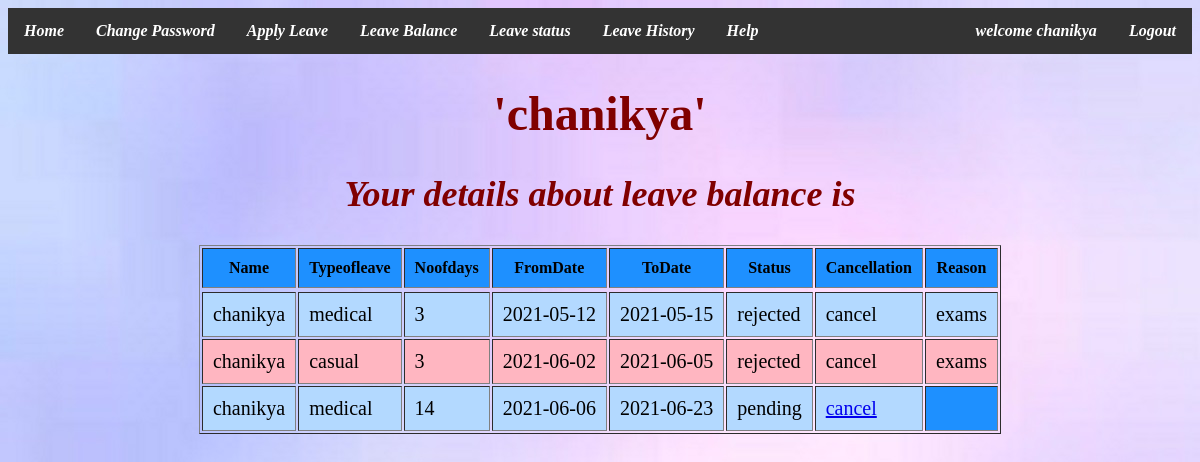
Screenshot of /leavestatus.php (signed in) with the database file from the repository.
### tables this page shows
CREATE TABLE `leavetable` (
  `Name` varchar(20) NOT NULL,
  `Typeofleave` varchar(20) NOT NULL,
  `Noofdays` int(11) NOT NULL,
  `Fromdate` date NOT NULL,
  `Todate` date NOT NULL,
  `Status` varchar(15) NOT NULL,
  `Cancellation` varchar(10) NOT NULL,
  `Leaveid` int(11) NOT NULL
);

CREATE TABLE `reason2` (
  `id` int(11) NOT NULL,
  `reason` varchar(30) NOT NULL
);

### leavestatus.php (the view, shortened to what this page needs)
<html>
<head>
	<link href="sty.css" rel="stylesheet" type="text/css" />
</head>
<body  style="background-image:url(im6.jpg)";>
<i>
<b>
<ul>
  <li><a href="new.html">Home</a></li>
  <li><a href="changepass.php">Change Password</a></li>
  <li><a href="applyleave.php">Apply Leave</a></li>
  <li><a href="leavebal.php">Leave Balance</a></li>
  <li><a href="leavestatus.php">Leave status</a></li>
  <li><a href="leavehistory.php">Leave History</a></li>
  <li><a href="help.php">Help</a></li>
  <li style="float:right"><a href="new.html">Logout</a></li>
  <li style="float:right"><a href="new.html"><?php session_start(); echo "welcome  ".$_SESSION['name']."";?></a></li>
</ul>
</b>
</i>
<center>
<?php
 $con = mysqli_connect('localhost','root','') or die(mysqli_error());
 mysqli_select_db($con,'anu') or die(mysqli_error());
 echo '<font color="#800000" size="5vm">';
echo "<h1>";
 echo "'".$_SESSION['name']."'";
echo "</h1>";
echo "<h2><i>Your details about leave balance is</i><h2>";
 $query="select * from leavetable where name='".$_SESSION['name']."'";
 $result=mysqli_query($con,$query) or die("query failed".mysqli_error());
 echo "<table border='1' cellpadding='10'>";
 echo "<tr>";
 echo "<th>Name</th><th>Typeofleave</th><th>Noofdays</th><th>FromDate</th><th>ToDate</th><th>Status</th><th>Cancellation</th><th>Reason</th>";
 echo "<tr>";
  while($res=mysqli_fetch_array($result,MYSQLI_ASSOC))
 {
	$st=$res['Status'];
	$li=$res['Leaveid'];
	if($st=='pending')
	{
 	echo "<tr>";
	echo "<td>".$res['Name']."</td><td>".$res['Typeofleave']."</td><td>".$res['Noofdays']."</td><td>".$res['Fromdate']."</td><td>".$res['Todate']."</td><td>".$st."</td><td>";
	echo "<a href='cancel.php?del1=$li'>".$res['Cancellation']."</a>";
	echo "</td><th></th></tr>";
	}
	if($st=='rejected')
	{
		$rson = mysqli_query($con,"select * from reason2 where id='".$li."'");
		while($rs=mysqli_fetch_array($rson,MYSQLI_ASSOC))
		{
			$r=$rs['reason'];
		echo "<tr>";
	echo "<td>".$res['Name']."</td><td>".$res['Typeofleave']."</td><td>".$res['Noofdays']."</td><td>".$res['Fromdate']."</td><td>".$res['Todate']."</td><td>".$st."</td><td>".$res['Cancellation']."</td><td>".$r."</td>";
	echo "</tr>";
		}
	}
 }
?>
</body>
</html>

### leavestatus.php (style rules this page uses)
ul { list-style-type: none; margin: 0; padding: 0; overflow: hidden; background-color: #333; }
li { float: left; }
li a { display: block; color: white; text-align: center; padding: 14px 16px; text-decoration: none; }
tbody td { font-size:20px; }
tbody th { background-color:#1e90ff; }
tbody tr:nth-child(odd) td { background-color:#b3d9ff; }
tbody tr:nth-child(even) td { background-color:#ffb6c1; }

### rows the page displays
leavetable: Name "chanikya", Typeofleave "medical", Noofdays "3", Fromdate "2021-05-12", Todate "2021-05-15", Status "rejected", Cancellation "cancel"
reason2: reason "exams"
leavetable: Name "chanikya", Typeofleave "casual", Noofdays "3", Fromdate "2021-06-02", Todate "2021-06-05", Status "rejected", Cancellation "cancel"
reason2: reason "exams"
leavetable: Name "chanikya", Typeofleave "medical", Noofdays "14", Fromdate "2021-06-06", Todate "2021-06-23", Status "pending", Cancellation "cancel"

### other values shown
$_SESSION['name'] "chanikya"
